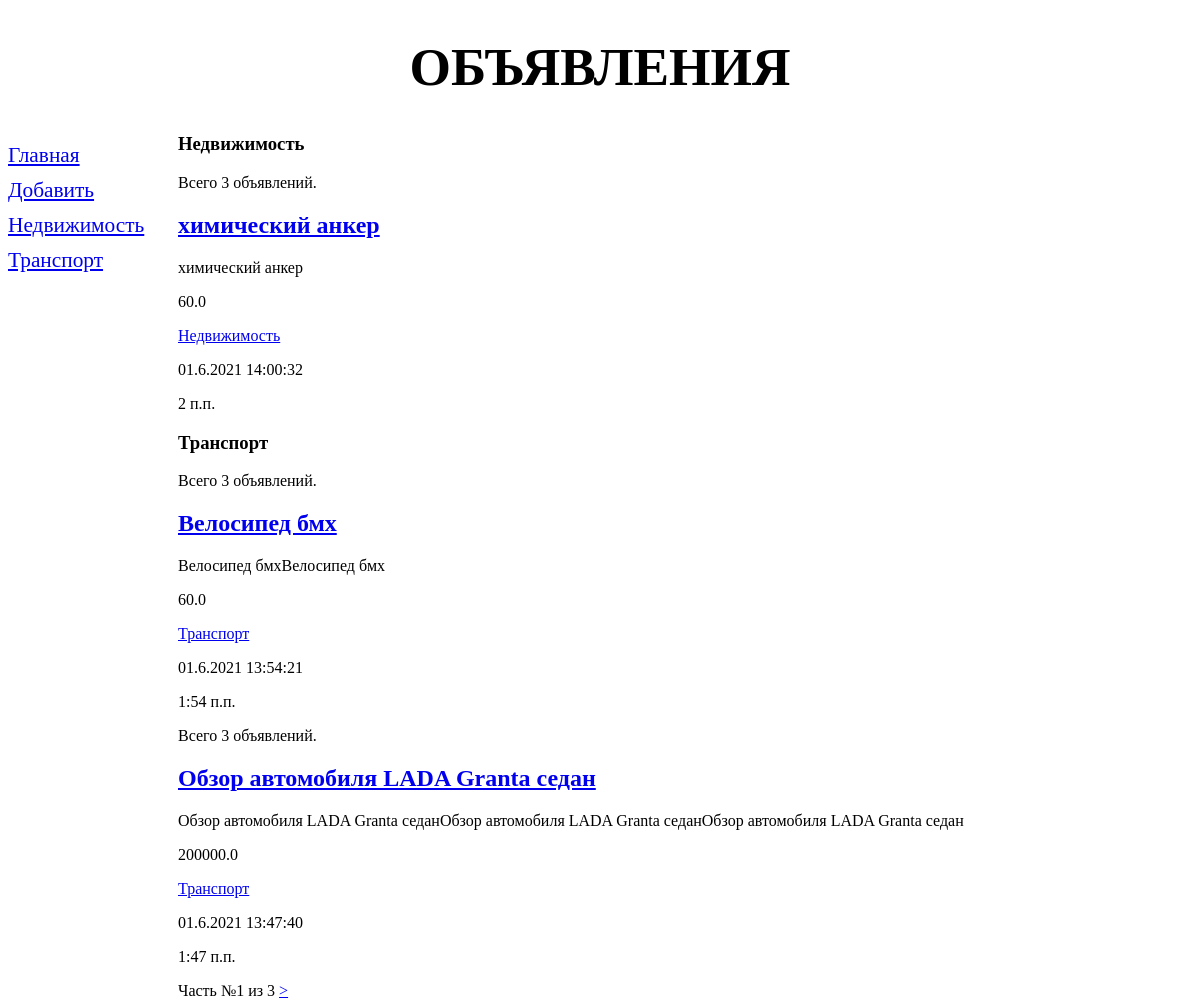
Page /bboard/ on the earlier database version.
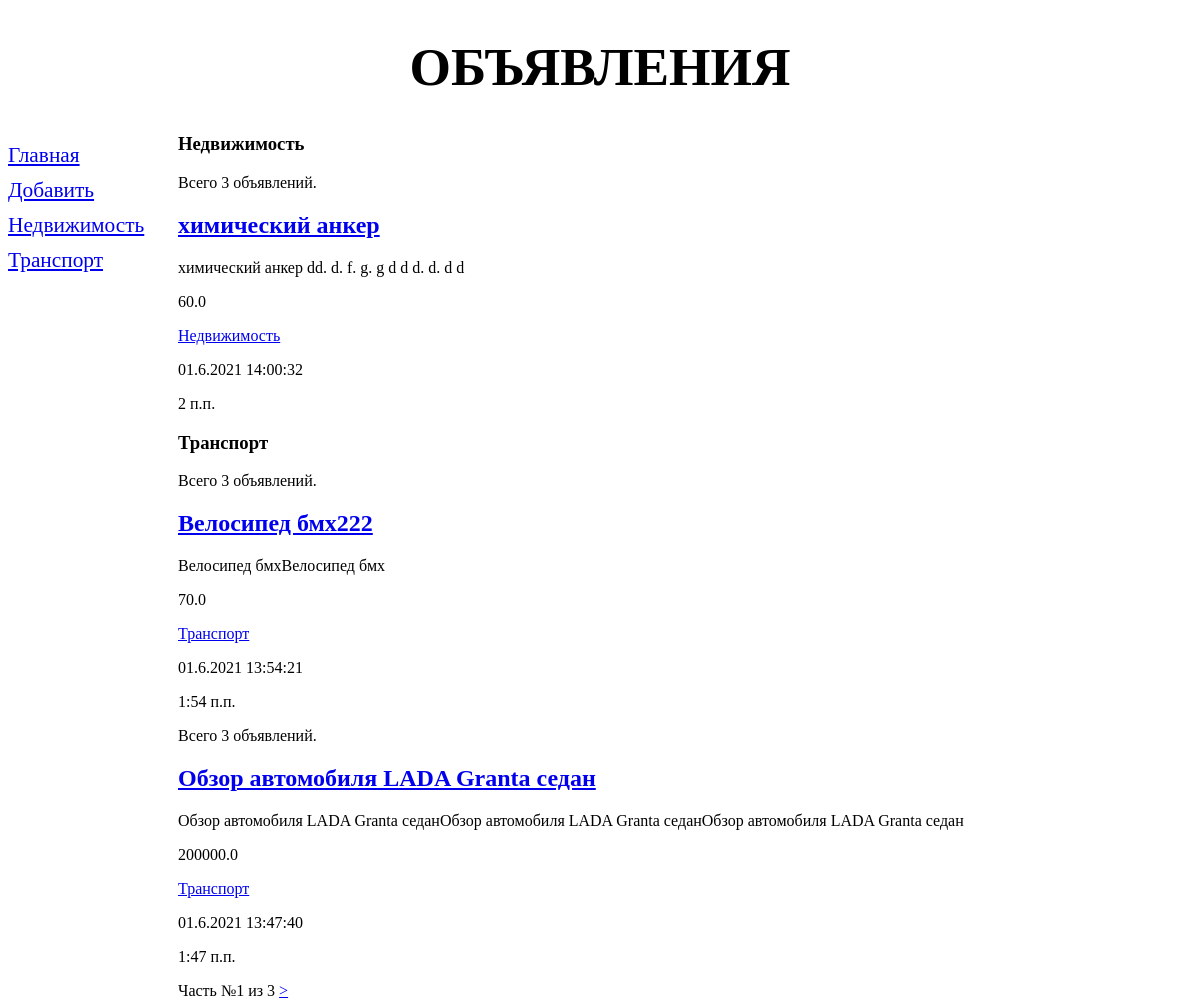
Same page on the later database version.
### bboard/models.py (models this page shows, shortened)
class Bb(models.Model):
    class Kinds(models.TextChoices):
        __empty__ = 'Выберите тип публикуемого объявления'
        BUY = 'b', 'Куплю'
        SELL = 's', 'Продам'
        EXCHANGE = 'c', 'Обменяю'
        RENT = 'r', 'Арендую'
    kind = models.CharField(max_length=8, choices=Kinds.choices, default=Kinds.SELL, verbose_name='Тип сделки')
    title = models.CharField(max_length=50, verbose_name='Товар')
    content = models.TextField(null=True, blank=True, verbose_name='Описание')
    price = models.FloatField(null=True, blank=True, verbose_name='Цена')
    published = models.DateTimeField(auto_now_add=True, db_index=True, verbose_name='Опубликовано')
    rubric = models.ForeignKey('Rubric', null=True, on_delete=models.PROTECT, verbose_name='Рубрика')
    class Meta:
        verbose_name_plural = 'Объявления'
        verbose_name = 'Объявление'
        ordering = ['-published']
    def __str__(self):
        return self.title

class Rubric(models.Model):
    name = models.CharField(max_length=20, db_index=True, verbose_name='Название')
    class Meta:
        verbose_name_plural = 'Рубрики'
        verbose_name = 'Рубрика'
        ordering = ['name']

### bboard/views.py (the view)
# urls.py: path('', index, name='index'),
def index(request):
    rubrics = Rubric.objects.all()
    bbs = Bb.objects.all()
    paginator = Paginator(bbs, 3)
    if 'page' in request.GET:
        page_num = request.GET['page']
    else:
        page_num = 1
    page = paginator.get_page(page_num)
    context = {'rubrics': rubrics, 'page': page, 'bbs': page.object_list}
    return render(request, 'bboard/index.html', context)

### templates/bboard/index.html (shortened to what this page needs)
{% extends 'layout/basic.html' %}
{% block content %}
    {% regroup bbs by rubric.name as grouped_bbs %}
    {% for rubric_name, gbbs in grouped_bbs %}
        <h3>{{ rubric_name }}</h3>
        {% for bb in gbbs %}
            {% with bb_count=bbs.count %}
                {% if bb_count > 0 %}
                    <p>Всего {{ bb_count }} объявлений.</p>
                {% endif %}
            {% endwith %}
            <div>
                <h2><a href="{% url 'detail' pk=bb.pk %}"> {{ bb.title }}</a></h2>
            <p>{{ bb.price|default:'<b>У товара нет цены</b>' }}</p>
                <p><a href="{% url 'by_rubric' bb.rubric.pk %}">{{ bb.rubric.name }}</a></p>
                <p>{{ bb.published|date:"d.n.Y H:i:s" }}</p>
                <p>{{ bb.published|time }}</p>
            </div>
        {% endfor %}
    {% endfor %}
    <div>
    Часть №{{ page.number }} из {{ page.paginator.num_pages }}
    {% if page.has_next %}
    <a href="?page={{ page.next_page_number }}">&gt;</a>
    {% endif %}
    </div>
{% endblock %}

Differences in the rows shown:
changed Bb "химический анкер": content "химический анкер" → "химический анкер dd. d. f. g. g d d d. d. d d"
changed Bb "Велосипед бмхВелосипед бмх": title "Велосипед бмх" → "Велосипед бмх222"; price "60.0" → "70.0"
